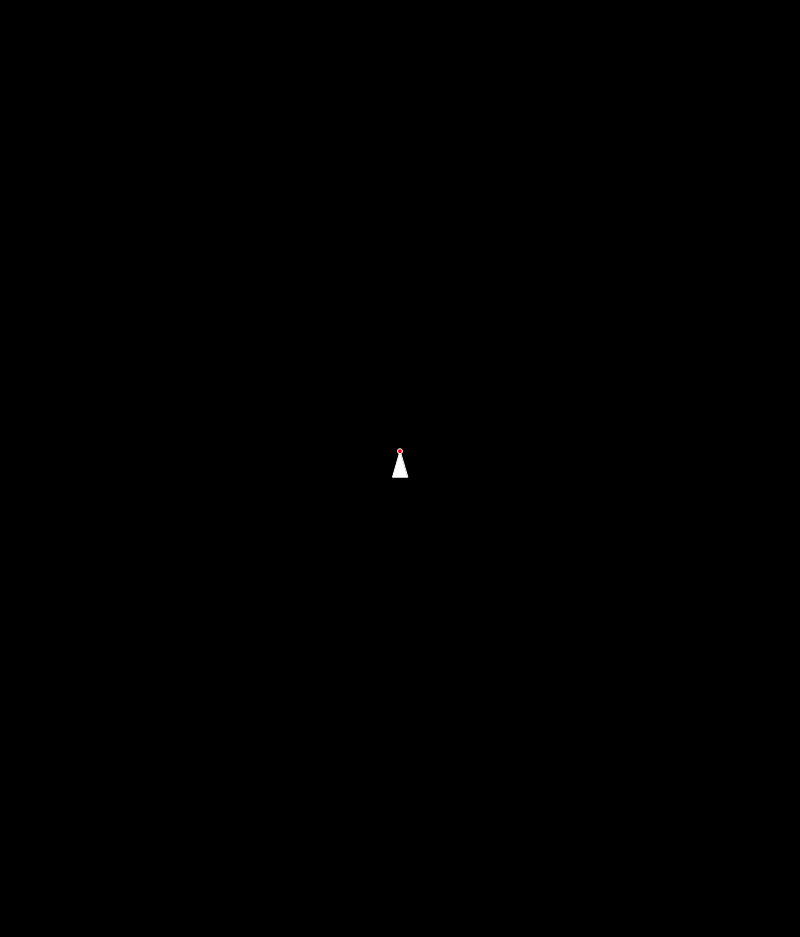
Frame 1 (no input)
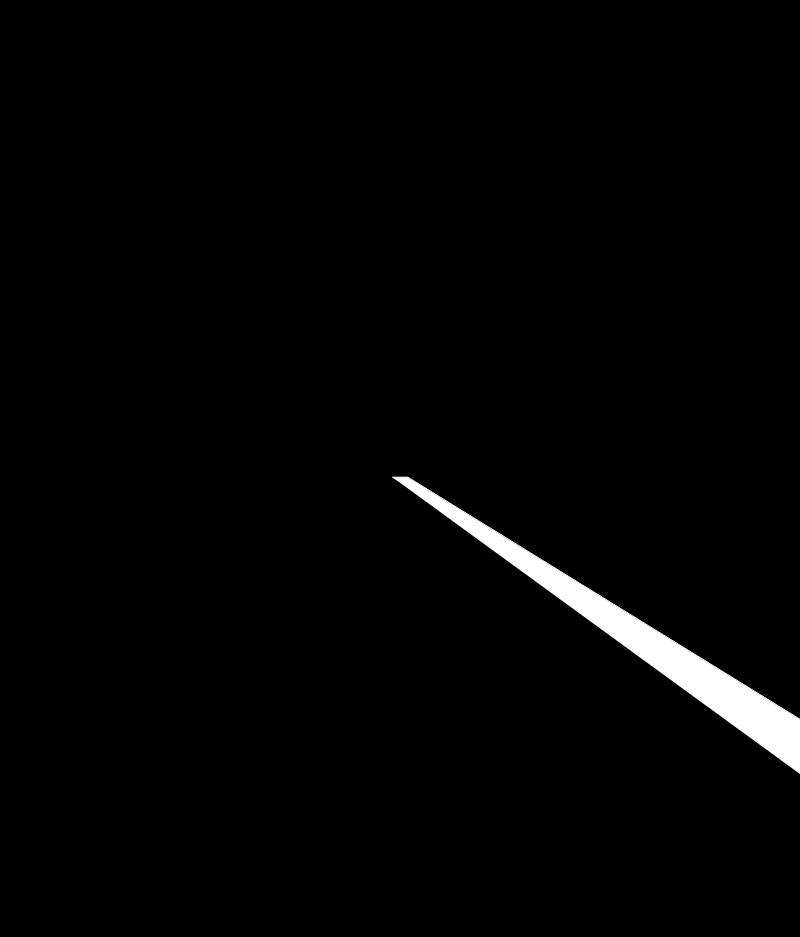
Frame 60 (no input)
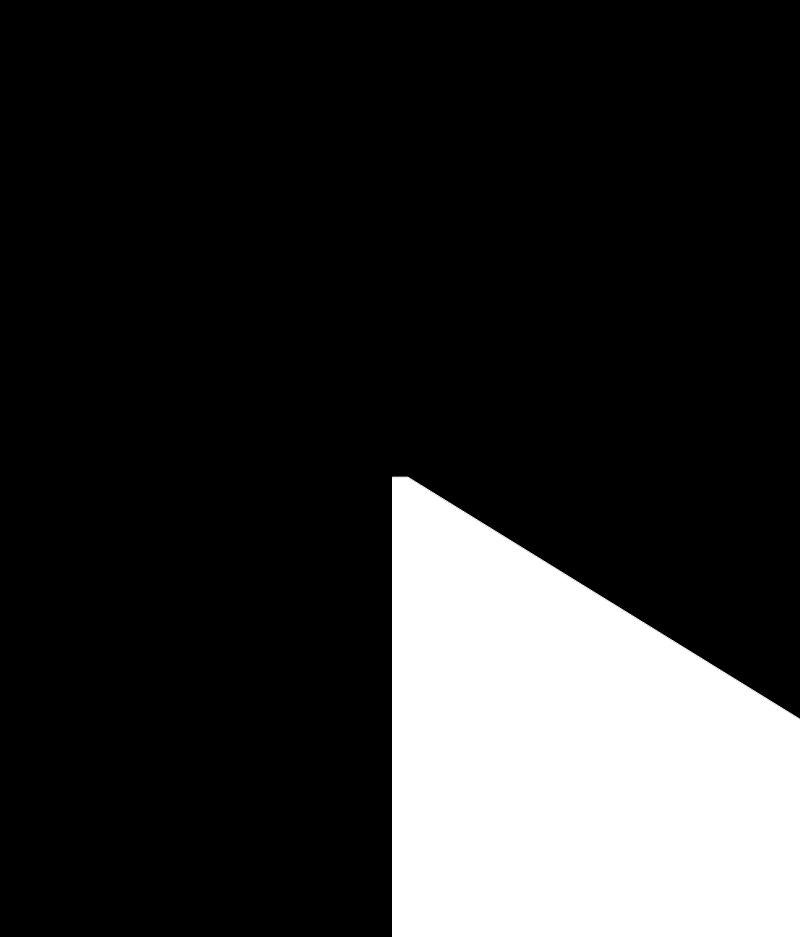
Frame 120 (the mouse pressed at the canvas centre since frame 60)

The p5.js sketch that drew these frames (run headless with seeded random() and noise() and a simulated clock; from frame 60 on, the mouse is pressed at the canvas centre):

// p5.js sketch
// ── sketch.js
let a = 0;

function setup() {
  var width = 800;
  var height = 937;
  createCanvas(width, height);
  bird = new Bird(width/2, height/2);
}

function draw() {
  background(0);
  bird.show();
  fill(255,0,0);
  ellipse(bird.tv.x, bird.tv.y, 5, 5);
  bird.rotate(90);
}
// ── Bird.js
class Bird{
    constructor(x, y){
        this.x = x;
        this.y = y;
        this.pos = createVector(this.x, this.y);
      
        let inc = 15;           
        let t_y = this.pos.y - (Math.sqrt(3)/3) * inc * 2;
        let t_x = this.pos.x; 

        let r_x = this.pos.x + inc/2;
        let r_y = this.pos.y + 1/(2*Math.sqrt(3)) * inc*2;

        let l_x = this.pos.x - inc/2;
        let l_y = this.pos.y + 1/(2*Math.sqrt(3)) * inc*2;

        this.tv = createVector(t_x, t_y);
        this.rv = createVector(r_x, r_y);
        this.lv = createVector(l_x, l_y);
        
        
    }

    show(){
        stroke(255);
        fill(255);
        triangle(this.tv.x, this.tv.y, this.lv.x, this.lv.y, this.rv.x, this.rv.y);
    }

    update(){
        this.pos.add(this.speed);
    }

    moveTo(x, y){
        let point = createVector(x, y);
        let i  = p5.Vector.sub(point, this.pos);

        stroke(255,0,0);
        line(this.pos.x, this.pos.y, point.x, point.y);
        stroke(0,0,255);
        line(this.pos.x, this.pos.y, point.x, this.pos.y);
        stroke(0,255,0);
        line(point.x, this.pos.y, point.x, point.y);

        // console.log(this.pos.dist(point));
        let angle = degrees(Math.acos(i.x/(this.pos.dist(point))));
        angleMode(DEGREES);
        translate(this.pos.x, this.pos.y);
        rotate();
    }

    rotate(angle){
      angleMode(DEGREES);
      let beta = 90 - angle;
      let teta = (180 - angle - 2*beta) / 2;
      let diametro = Math.abs(this.tv.y - this.y) * Math.sin(angle);
      this.tv.x = this.tv.x + diametro / Math.cos(teta);
      this.tv.y = this.tv.y + diametro / Math.sin(teta);
    }
}
